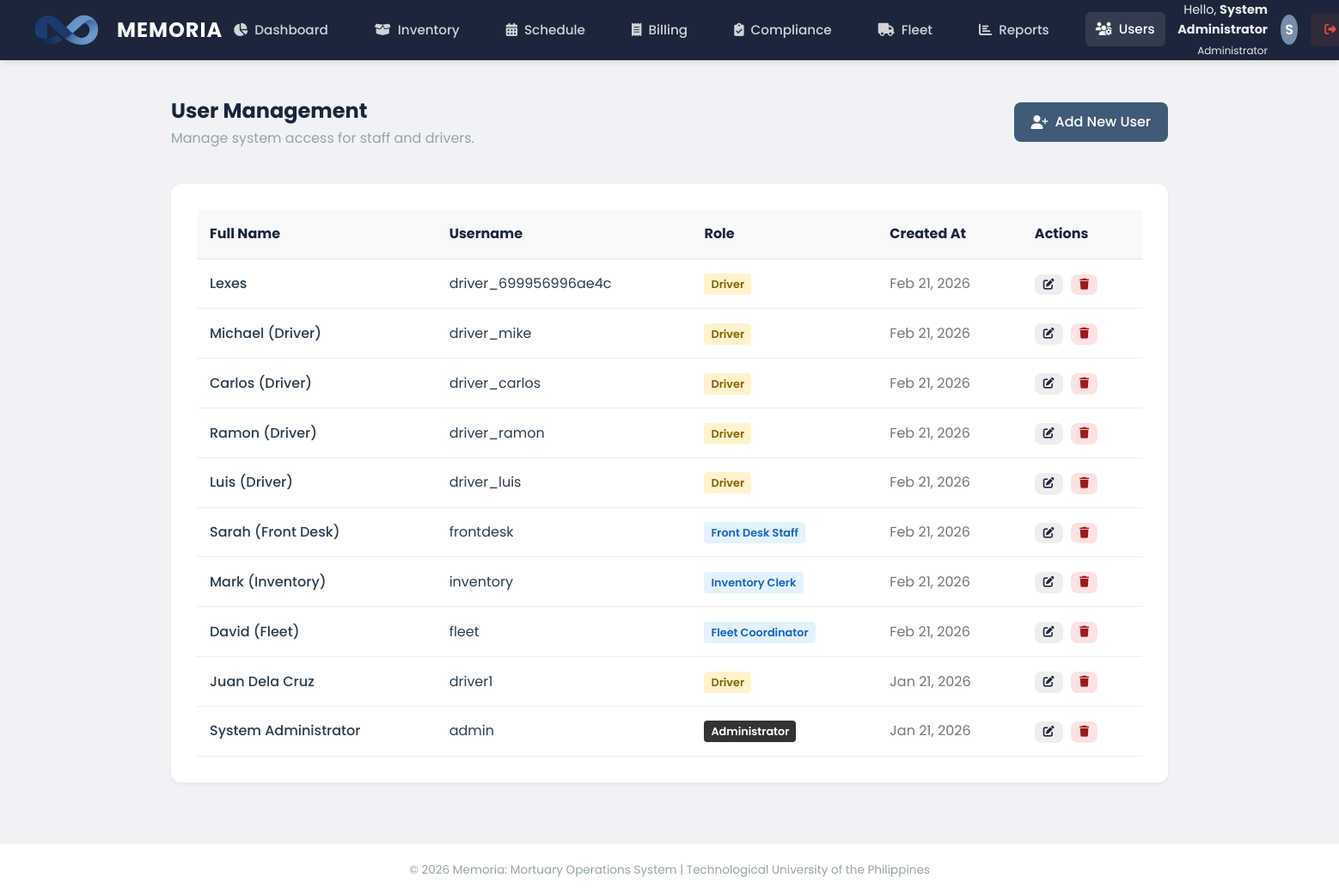
The app's page /modules/users/manage_users.php (signed in), older data.
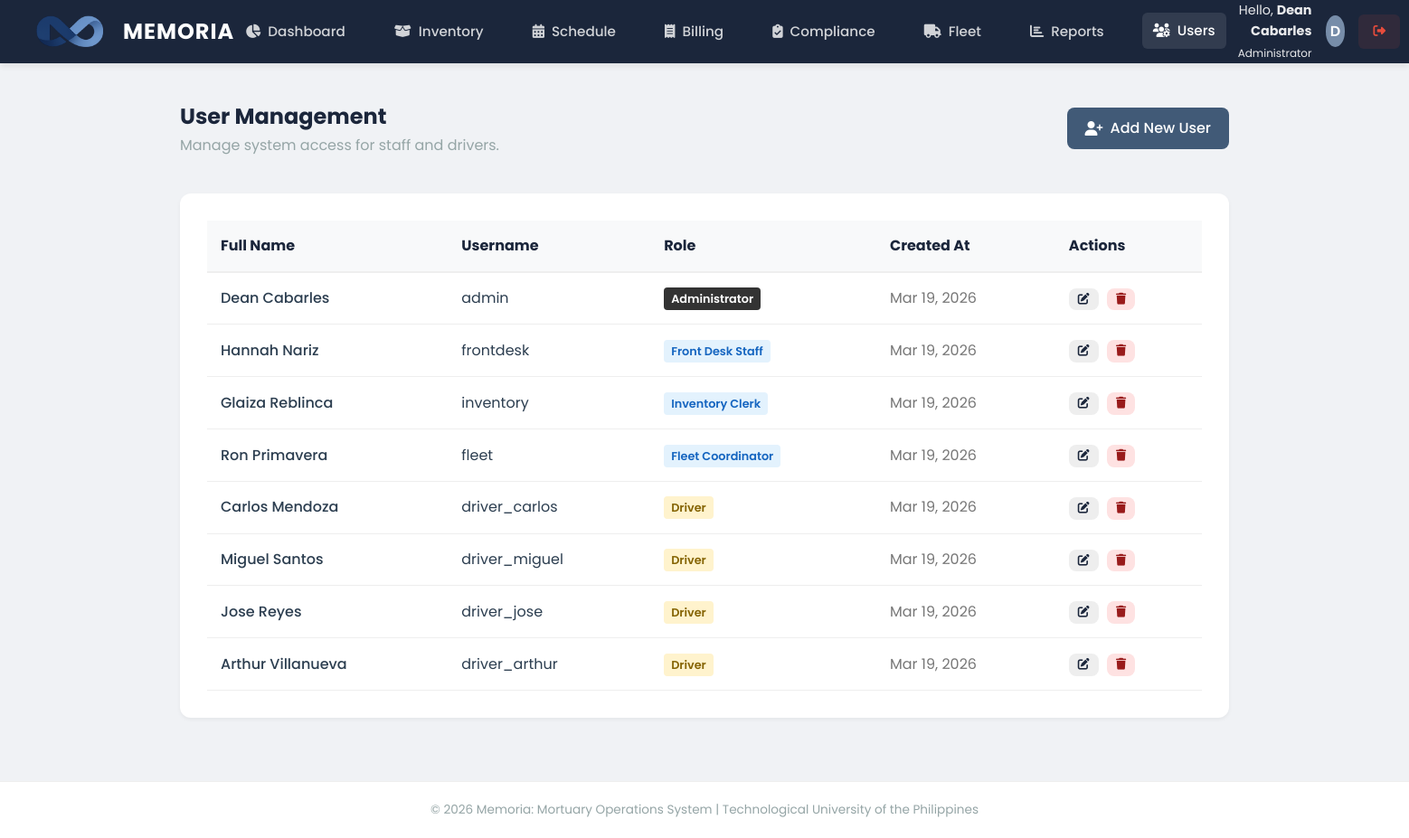
The same page, newer data.
### tables this page shows
CREATE TABLE `users` (
  `id` int(11) NOT NULL,
  `username` varchar(50) NOT NULL,
  `password` varchar(255) NOT NULL,
  `full_name` varchar(100) NOT NULL,
  `role` enum('Administrator','Front Desk Staff','Inventory Clerk','Fleet Coordinator','Driver') NOT NULL,
  `created_at` timestamp NOT NULL DEFAULT current_timestamp()
);

### modules/users/manage_users.php (the view, shortened to what the changed rows need)
<?php
include('../../includes/header.php');
?>
<div class="panel-header" style="border-bottom: none;">
    <div>
        <h1 style="font-size: 1.5rem; color: var(--deep-navy);">User Management</h1>
    </div>
</div>
<div class="panel">
    <table style="width: 100%; border-collapse: collapse;">
        <thead>
            <tr style="background: #f8f9fa; text-align: left; color: var(--deep-navy);">
                <th style="padding: 15px; border-bottom: 2px solid #eee;">Full Name</th>
                <th style="padding: 15px; border-bottom: 2px solid #eee;">Username</th>
                <th style="padding: 15px; border-bottom: 2px solid #eee;">Role</th>
                <th style="padding: 15px; border-bottom: 2px solid #eee;">Created At</th>
                <th style="padding: 15px; border-bottom: 2px solid #eee;">Actions</th>
            </tr>
        </thead>
        <tbody>
            <?php
            $q = mysqli_query($conn, "SELECT * FROM users ORDER BY created_at DESC");
            while ($row = mysqli_fetch_assoc($q)) {
                $roleColor = '#e3f2fd';
                $roleText = '#1565c0';
                if($row['role'] == 'Administrator') { $roleColor = '#333'; $roleText = '#fff'; }
                if($row['role'] == 'Driver') { $roleColor = '#fff3cd'; $roleText = '#856404'; }
                echo "<tr>
                    <td style='padding: 15px; border-bottom: 1px solid #eee; font-weight: 500;'>" . htmlspecialchars($row['full_name']) . "</td>
                    <td style='padding: 15px; border-bottom: 1px solid #eee;'>" . htmlspecialchars($row['username']) . "</td>
                    <td style='padding: 15px; border-bottom: 1px solid #eee;'>
                        <span style='background: $roleColor; color: $roleText; padding:4px 8px; border-radius:4px; font-size:0.8rem; font-weight: 600;'>" . htmlspecialchars($row['role']) . "</span>
                    </td>
                    <td style='padding: 15px; border-bottom: 1px solid #eee; color:#777;'>" . date('M d, Y', strtotime($row['created_at'])) . "</td>
                    <td style='padding: 15px; border-bottom: 1px solid #eee;'>
                        <a href='edit_user.php?id={$row['id']}' class='btn' style='background:#eee; color: var(--deep-navy); padding:6px 10px; font-size:0.8rem; margin-right: 5px;' title='Edit'><i class='fas fa-edit'></i></a>
                        <a href='manage_users.php?delete={$row['id']}' onclick='return confirm(\"Permanently delete this user account?\")' class='btn' style='background:#fee2e2; color:#991b1b; padding:6px 10px; font-size:0.8rem;' title='Delete'><i class='fas fa-trash'></i></a>
                    </td>
                </tr>";
            }
            ?>
        </tbody>
    </table>
</div>
<?php include('../../includes/footer.php'); ?>

### includes/header.php (shortened to what the changed rows need)
<!DOCTYPE html>
<html lang="en">
<head>
    <link rel="stylesheet" href="<?php echo BASE_URL; ?>assets/css/style.css">
    <link rel="stylesheet" href="https://cdnjs.cloudflare.com/ajax/libs/font-awesome/6.4.0/css/all.min.css">
</head>
<body>
<header class="main-header">
    <div class="user-profile">
        <?php if (isset($_SESSION['user_id'])): ?>
            <span style="text-align: right; font-size: 0.9rem; opacity: 0.9;">Hello, <strong><?php echo htmlspecialchars($_SESSION['full_name']); ?></strong><br><small><?php echo $_SESSION['role']; ?></small></span>
            <div class="user-avatar"><?php echo strtoupper(substr($_SESSION['full_name'], 0, 1)); ?></div>
            <a href="<?php echo BASE_URL; ?>auth/logout.php" class="logout-btn"><i class="fas fa-sign-out-alt"></i></a>
        <?php else: ?>
            <a href="<?php echo BASE_URL; ?>auth/login.php" class="btn btn-primary"><i class="fas fa-sign-in-alt"></i> Staff Login</a>
        <?php endif; ?>
    </div>
</header>
<main class="container">

Row changes from the older to the newer data that the page shows:
removed users: full_name "Lexes", username "driver_699956996ae4c", role "Driver", created_at "Feb 21, 2026"
removed users: full_name "Michael (Driver)", username "driver_mike", role "Driver", created_at "Feb 21, 2026"
removed users: full_name "Carlos (Driver)", username "driver_carlos", role "Driver", created_at "Feb 21, 2026"
removed users: full_name "Ramon (Driver)", username "driver_ramon", role "Driver", created_at "Feb 21, 2026"
removed users: full_name "Luis (Driver)", username "driver_luis", role "Driver", created_at "Feb 21, 2026"
removed users: full_name "Sarah (Front Desk)", username "frontdesk", role "Front Desk Staff", created_at "Feb 21, 2026"
removed users: full_name "Mark (Inventory)", username "inventory", role "Inventory Clerk", created_at "Feb 21, 2026"
removed users: full_name "David (Fleet)", username "fleet", role "Fleet Coordinator", created_at "Feb 21, 2026"
removed users: full_name "System Administrator", username "admin", role "Administrator", created_at "Jan 21, 2026"
added users: full_name "Dean Cabarles", username "admin", role "Administrator", created_at "Mar 19, 2026"
changed users: full_name "Juan Dela Cruz" → "Hannah Nariz"; username "driver1" → "frontdesk"; role "Driver" → "Front Desk Staff"; created_at "Jan 21, 2026" → "Mar 19, 2026"
added users: full_name "Glaiza Reblinca", username "inventory", role "Inventory Clerk", created_at "Mar 19, 2026"
added users: full_name "Ron Primavera", username "fleet", role "Fleet Coordinator", created_at "Mar 19, 2026"
added users: full_name "Carlos Mendoza", username "driver_carlos", role "Driver", created_at "Mar 19, 2026"
added users: full_name "Miguel Santos", username "driver_miguel", role "Driver", created_at "Mar 19, 2026"
added users: full_name "Jose Reyes", username "driver_jose", role "Driver", created_at "Mar 19, 2026"
added users: full_name "Arthur Villanueva", username "driver_arthur", role "Driver", created_at "Mar 19, 2026"
Text that changed along with them:
$_SESSION['full_name']: "System Administrator" → "Dean Cabarles"
substr($_SESSION['full_name'], 0, 1): "S" → "D"
